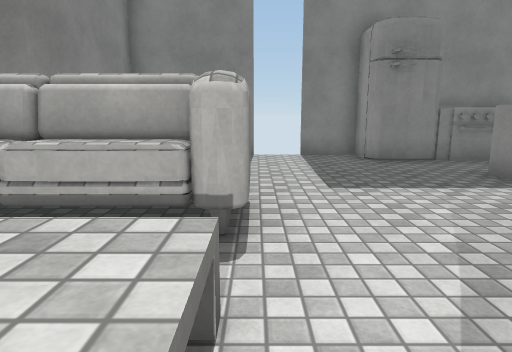
view 1 (above)

13 first-person views from a walk through a Unity game level. The camera is 1.3 m above the floor, tilts 10° down and sees 75° across. The floor is counted in squares, 1 m on a side. Each view is taken from the middle of a square. On the plan, view 1 faces up. The plan holds only what a view shows up to about 14 squares ahead; the rest is blank. The place goes on beyond the plan. The player is left out. Surface patterns are stand-ins for the level's own textures.

view 2
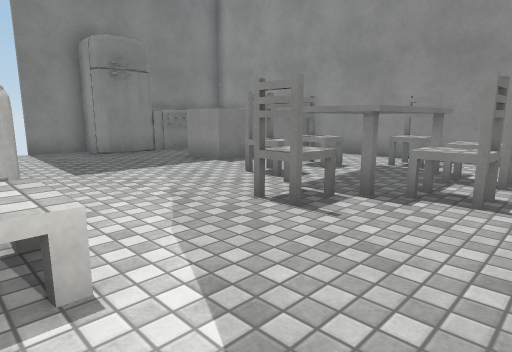

view 3
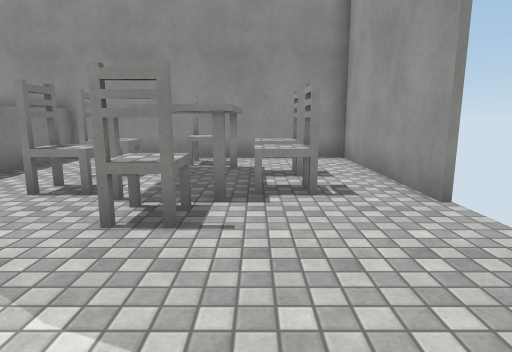

view 4
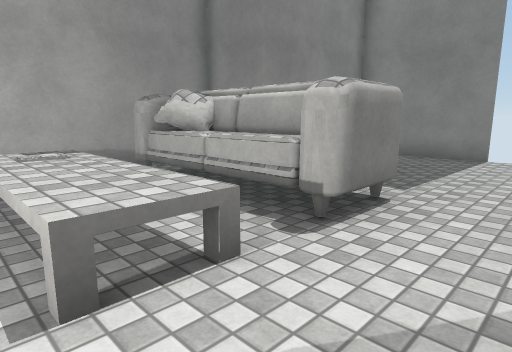

view 5
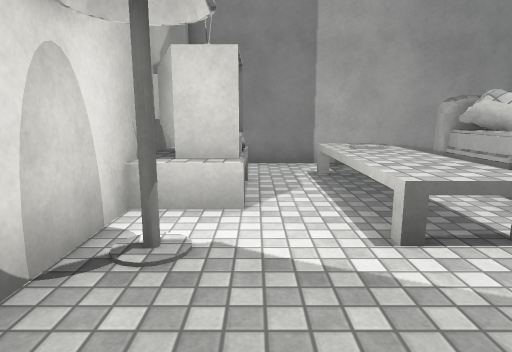

view 6
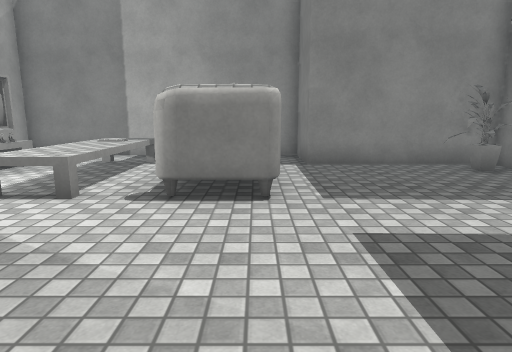

view 7
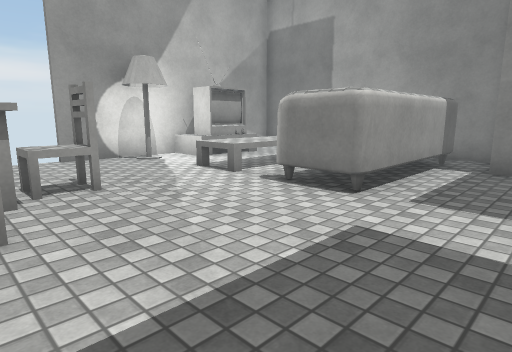

view 8
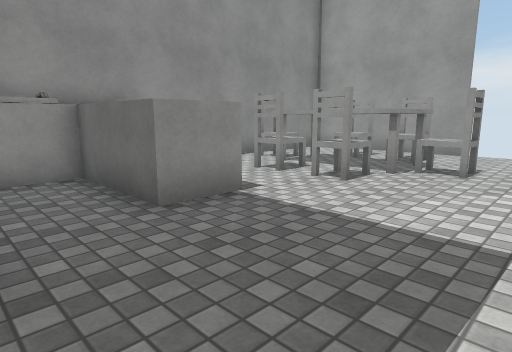

view 9
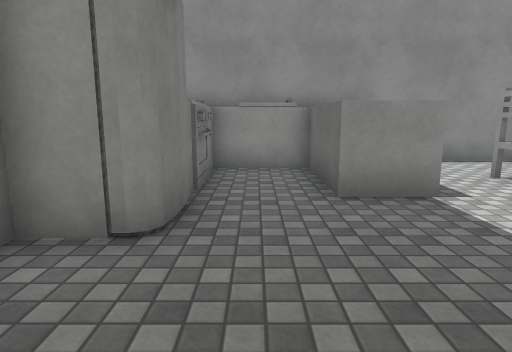

view 10
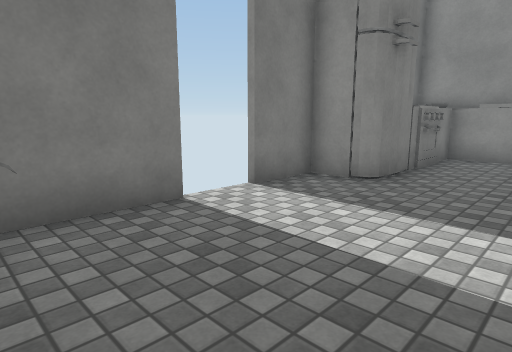

view 11
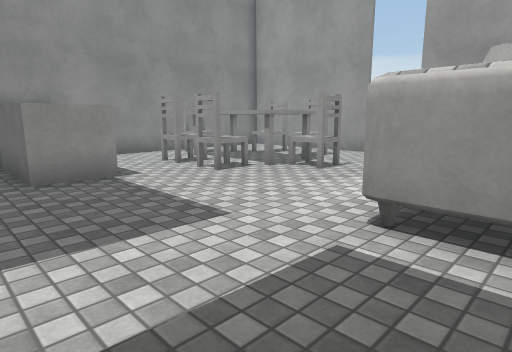

view 12
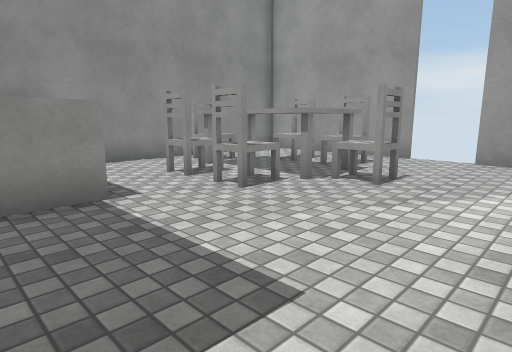

view 13
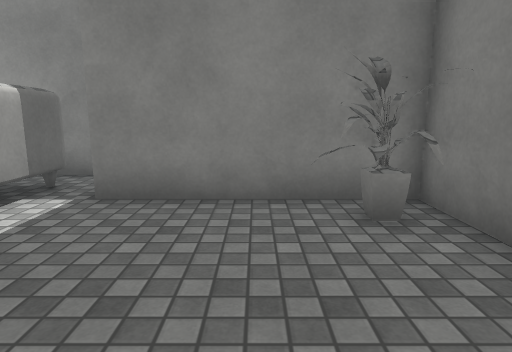

### Floor plan
Key: @ floor where view 1 was taken; # wall or solid block; x gap in a wall; . floor; ^ raised ledge.
Columns run from 7 left of view 1 to 10 right of it. Each row starts with its distance up from view 1.
 12     ###x ###
 11    ##......#
 10    ##......#######
  9    #............##
  8    #.........#####
  7 ####.........#####
  6 #............#####
  5 #.######.........#
  4 #.######....^....#
  3 # ..........^.^..#
  2 # ^^^^^^..^^^^^^##
  1 #.^^^^^^..^^   ^##
  0 #......@....^^^..#
 -1 #..###......#.#..#
 -2 #  ###.#.........#
 -3 #### ####x x######

Positions as (right, up) in squares from view 1, and headings:
1: (0, 0), facing up
2: (-1, -2), facing up-right
3: (-1, 0), facing right
4: (2, 0), facing up-left
5: (3, -1), facing left
6: (5, 5), facing left
7: (5, 8), facing down-left
8: (1, 10), facing down-right
9: (0, 9), facing right
10: (-3, 7), facing up-right
11: (-2, 9), facing down-right
12: (0, 8), facing down-right
13: (1, 9), facing left
